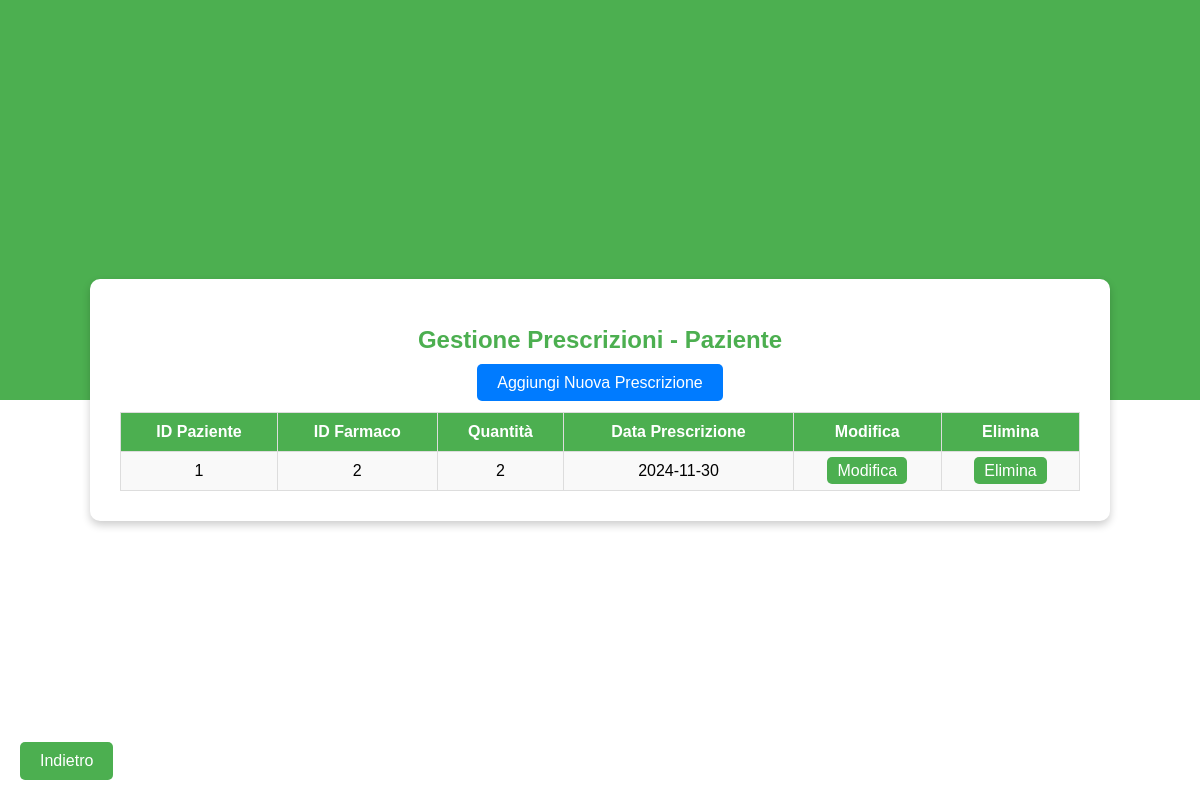
The app's page /gestione_prescrizione.php?id_paziente=1 with its own data.
### tables this page shows
CREATE TABLE Prescrizione (
    ID_Paziente INT,
    ID_Farmaco INT,
    Data_Prescrizione DATE NOT NULL,
    Quantità INT NOT NULL,
    PRIMARY KEY (ID_Paziente, ID_Farmaco),
    FOREIGN KEY (ID_Paziente) REFERENCES Pazienti(ID_Paziente),
    FOREIGN KEY (ID_Farmaco) REFERENCES Farmaco(ID_Farmaco)
);

### gestione_prescrizione.php (the view, shortened to what this page needs)
<?php
include 'db.php';
if (isset($_GET['id_paziente'])) {
    $id_paziente = $_GET['id_paziente'];
    $stmt = $pdo->prepare("SELECT p.ID_Paziente, p.ID_Farmaco, p.Quantità, p.Data_Prescrizione
                           FROM Prescrizione p
                           WHERE p.ID_Paziente = ?");
    $stmt->execute([$id_paziente]);
    $prescrizioni = $stmt->fetchAll(PDO::FETCH_ASSOC);
} else {
    echo "Errore: ID paziente non specificato.";
    exit;
}
?>
<!DOCTYPE html>
<html lang="it">
<head>
</head>
<body>
    <div class="form-container">
        <h1>Gestione Prescrizioni - Paziente</h1>
        <a href="aggiungi_prescrizione.php?id_paziente=<?= $id_paziente ?>" class="add-button">Aggiungi Nuova Prescrizione</a>
        <table>
            <tr>
                <th>ID Paziente</th>
                <th>ID Farmaco</th>
                <th>Quantità</th>
                <th>Data Prescrizione</th>
                <th>Modifica</th>
                <th>Elimina</th>
            </tr>
            <?php foreach ($prescrizioni as $prescrizione): ?>
                <tr>
                    <td><?= $prescrizione['ID_Paziente'] ?></td>
                    <td><?= $prescrizione['ID_Farmaco'] ?></td>
                    <td><?= $prescrizione['Quantità'] ?></td>
                    <td><?= $prescrizione['Data_Prescrizione'] ?></td>
                    <td>
                        <a href="modifica_prescrizione.php?id_paziente=<?= $prescrizione['ID_Paziente'] ?>&id_farmaco=<?= $prescrizione['ID_Farmaco'] ?>&data_prescrizione=<?= $prescrizione['Data_Prescrizione'] ?>" class="button">Modifica</a>
                    </td>
                    <td>
                        <a href="elimina_prescrizione.php?id_paziente=<?= $prescrizione['ID_Paziente'] ?>&id_farmaco=<?= $prescrizione['ID_Farmaco'] ?>&data_prescrizione=<?= $prescrizione['Data_Prescrizione'] ?>" class="button" onclick="return confirm('Sei sicuro di voler eliminare questa prescrizione?');">Elimina</a>
                    </td>
                </tr>
            <?php endforeach; ?>
        </table>
    </div>
    <a href="paziente.php" class="back-button">Indietro</a>
</body>
</html>

### gestione_prescrizione.php (style rules this page uses)
body { margin: 0; font-family: Arial, sans-serif; background: linear-gradient(to bottom, #4caf50 50%, #ffffff 50%); height: 100vh; display: flex; justify-content: center; align-items: center; }
.form-container { background-color: #ffffff; padding: 30px; border-radius: 10px; box-shadow: 0 4px 8px rgba(0, 0, 0, 0.2); width: 80%; text-align: center; }
.form-container h1 { font-size: 24px; color: #4caf50; margin-bottom: 20px; }
.form-container table { width: 100%; margin-top: 20px; border-collapse: collapse; }
.form-container table th, .form-container table td { padding: 10px; border: 1px solid #ddd; text-align: center; }
.form-container table th { background-color: #4caf50; color: white; }
.form-container table tr:nth-child(even) { background-color: #f9f9f9; }
.button { background-color: #4caf50; color: white; padding: 5px 10px; border: none; border-radius: 5px; cursor: pointer; text-decoration: none; }
.add-button { background-color: #007bff; color: white; padding: 10px 20px; border: none; border-radius: 5px; text-decoration: none; margin-bottom: 20px; }
.back-button { position: fixed; bottom: 20px; left: 20px; background-color: #4caf50; color: white; padding: 10px 20px; border: none; border-radius: 5px; text-decoration: none; display: inline-block; }

### records on screen
prescrizione: ID_Paziente "1", ID_Farmaco "2", Quantità "2", Data_Prescrizione "2024-11-30"
